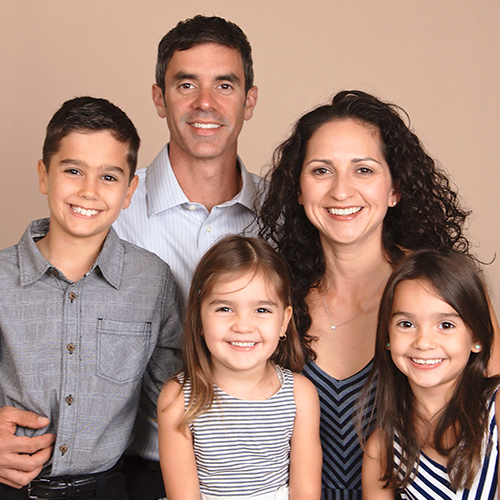
#> input picture computer_vision-master/image/family.jpg, 500 x 500 px, found by its file name
$ python face_detect.py
#> lines starting #> are read from the running program, lines starting #| are printed output that depends on the picture
import cv2
import numpy as np
import matplotlib.pyplot as plt

# the test image
image = cv2.imread('images/family.jpg')
#> image is the input picture: shape (500, 500, 3); mean B, G, R 120.6, 133.1, 164

# Extract the pre-trained face detector from an xml file
face_cascade = cv2.CascadeClassifier('haar_detectors/haarcascade_frontalface_default.xml')
eye_cascade = cv2.CascadeClassifier('haar_detectors/haarcascade_eye.xml')


def face_eye_detector(image, eye=True, display=True):
#> called with eye = True, display = True
    img = cv2.cvtColor(image, cv2.COLOR_BGR2RGB)
    denoised_image = cv2.fastNlMeansDenoisingColored(img,None,10,10,7,21)
    image_b = np.copy(denoised_image)
    gray = cv2.cvtColor(image_b, cv2.COLOR_BGR2GRAY)
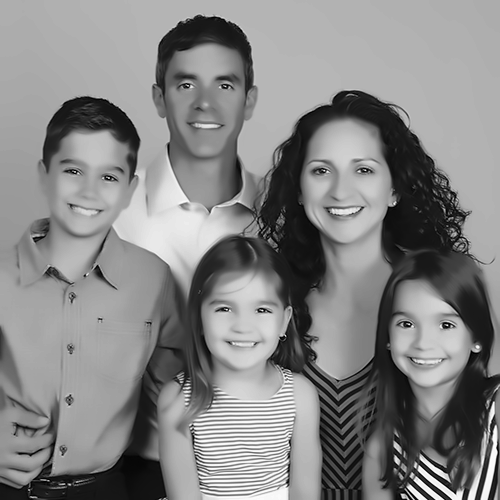
#> gray: shape (500, 500); min 0, max 254, mean 132.8

    faces = face_cascade.detectMultiScale(gray, 1.25, 6)
#> faces = [[156, 45, 99, 99], [289, 129, 109, 109], [40, 134, 102, 102], [196, 274, 94, 94], [379, 290, 96, 96]]

    for (x,y,w,h) in faces:
        cv2.rectangle(image_b,(x,y),(x+w,y+h),(255,0,0),2)
        roi_gray = gray[y:y+h, x:x+w]
        roi_color = image_b[y:y+h, x:x+w]
        if eye == True :
            eyes = eye_cascade.detectMultiScale(roi_gray)
            for (ex,ey,ew,eh) in eyes:
                cv2.rectangle(roi_color,(ex,ey),(ex+ew,ey+eh),(0,255,0),2)
#> this loop made 5 passes
#> (x, y, w, h, eyes) on passes 1 to 5: (156, 45, 99, 99, [[18, 28, 25, 25], [56, 29, 24, 24]]), (289, 129, 109, 109, [[17, 28, 27, 27], [62, 29, 26, 26]]), (40, 134, 102, 102, [[19, 25, 26, 26], [55, 30, 28, 28]]), (196, 274, 94, 94, [[14, 21, 27, 27], [57, 27, 22, 22]]), (379, 290, 96, 96, [[13, 21, 26, 26], [57, 24, 22, 22]])
#> pass 1, in face_eye_detector, `roi_gray = gray[y:y+h, x:x+w]`:
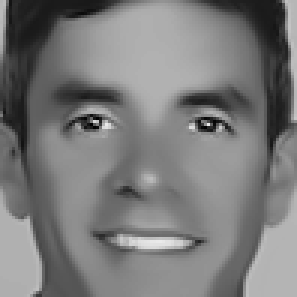
#> roi_gray: shape (99, 99) (shown 3 times larger); min 0, max 234, mean 122.2
#> pass 1, in face_eye_detector, `roi_color = image_b[y:y+h, x:x+w]`:
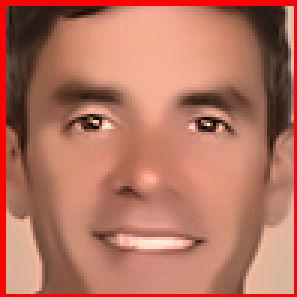
#> roi_color: shape (99, 99, 3) (shown 3 times larger); mean R, G, B 181.8, 114.9, 96
#> pass 2, in face_eye_detector, `roi_color = image_b[y:y+h, x:x+w]`:
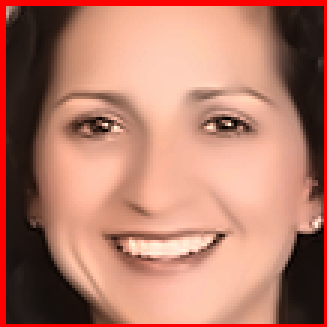
#> roi_color: shape (109, 109, 3) (shown 3 times larger); mean R, G, B 180.7, 123.1, 105.5
#> after the loop:
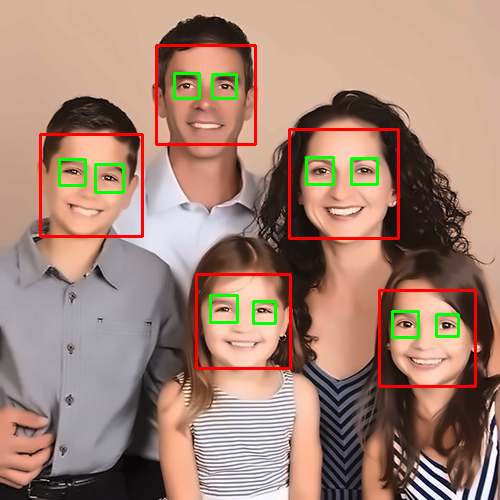
#> image_b: shape (500, 500, 3); mean R, G, B 164, 131.9, 116.8
#> after the loop:
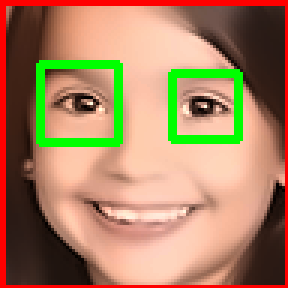
#> roi_color: shape (96, 96, 3) (shown 3 times larger); mean R, G, B 169, 129.8, 97.1
#> after the loop:
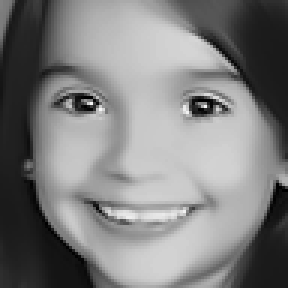
#> roi_gray: shape (96, 96) (shown 3 times larger); min 0, max 246, mean 127.2

    if display == True :
        # Display the image with the detections
        plt.figure()
        plt.title('Image with Face and eye Detections')
        plt.imshow(image_b)
        plt.show()

    return image_b, roi_color, faces

face_eye_detector(image)

$ run again, with computer_vision-master/image/boubker.jpg copied over computer_vision-master/image/family.jpg
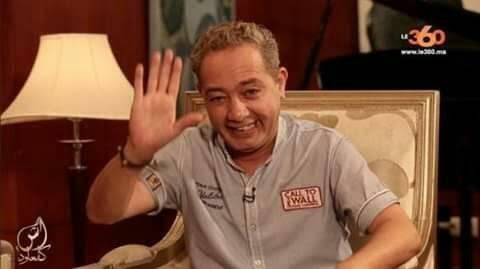
#> input picture computer_vision-master/image/boubker.jpg, 480 x 269 px, found by its file name
#> image is the input picture: shape (269, 480, 3); mean B, G, R 55.8, 75.9, 116.5
#> in face_eye_detector, `gray = cv2.cvtColor(image_b, cv2.COLOR_BGR2GRAY)`:
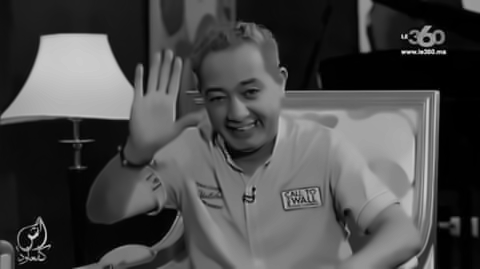
#> gray: shape (269, 480); min 0, max 231, mean 74.1
#> faces = [[186, 56, 99, 99]]
#> the loop in face_eye_detector, `for (x,y,w,h) in faces:` made 1 pass
#> (x, y, w, h, eyes) on pass 1: (186, 56, 99, 99, [[52, 23, 24, 24], [21, 32, 22, 22]])
#> after the loop in face_eye_detector, `for (x,y,w,h) in faces:`:
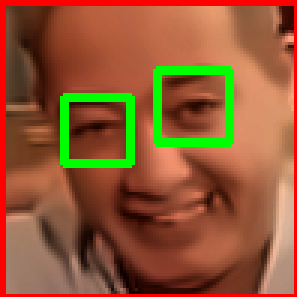
#> roi_color: shape (99, 99, 3) (shown 3 times larger); mean R, G, B 144.7, 88.3, 51.8
